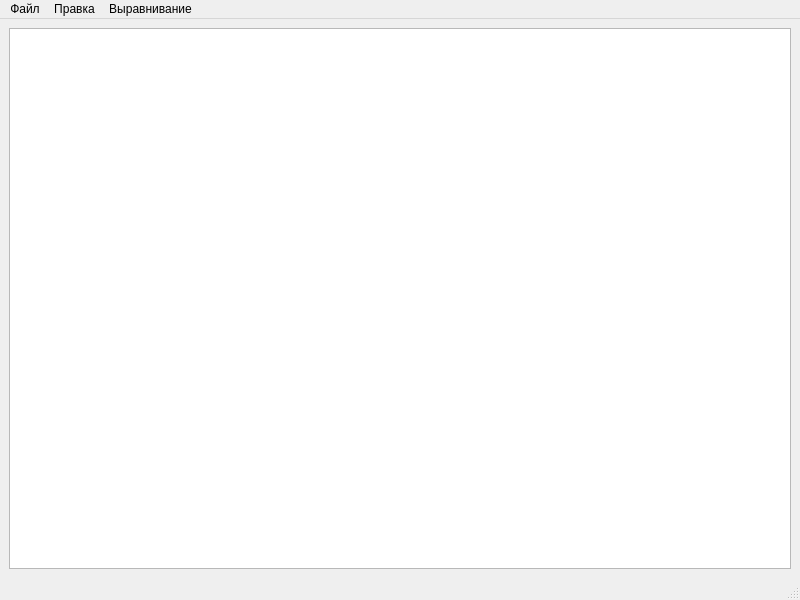
<?xml version="1.0" encoding="UTF-8"?>
<ui version="4.0">
 <class>MainWindow</class>
 <widget class="QMainWindow" name="MainWindow">
  <property name="geometry">
   <rect>
    <x>0</x>
    <y>0</y>
    <width>800</width>
    <height>600</height>
   </rect>
  </property>
  <property name="windowTitle">
   <string>MainWindow</string>
  </property>
  <widget class="QWidget" name="centralwidget">
   <layout class="QGridLayout" name="gridLayout">
    <item row="0" column="0">
     <widget class="QTextEdit" name="textEdit"/>
    </item>
   </layout>
  </widget>
  <widget class="QMenuBar" name="menubar">
   <property name="geometry">
    <rect>
     <x>0</x>
     <y>0</y>
     <width>800</width>
     <height>21</height>
    </rect>
   </property>
   <widget class="QMenu" name="menu">
    <property name="title">
     <string>Файл</string>
    </property>
    <addaction name="NewFile"/>
    <addaction name="OpenFile"/>
    <addaction name="SaveFile"/>
   </widget>
   <widget class="QMenu" name="menu_2">
    <property name="title">
     <string>Правка</string>
    </property>
    <addaction name="Cancle"/>
    <addaction name="Insert"/>
    <addaction name="Copy"/>
    <addaction name="Cut"/>
   </widget>
   <widget class="QMenu" name="menu_3">
    <property name="title">
     <string>Выравнивание</string>
    </property>
    <addaction name="CenterAl"/>
    <addaction name="LeftAl"/>
    <addaction name="RightAl"/>
    <addaction name="WidtAl"/>
   </widget>
   <addaction name="menu"/>
   <addaction name="menu_2"/>
   <addaction name="menu_3"/>
  </widget>
  <widget class="QStatusBar" name="statusbar"/>
  <action name="NewFile">
   <property name="text">
    <string>Новый</string>
   </property>
  </action>
  <action name="OpenFile">
   <property name="text">
    <string>Открыть</string>
   </property>
  </action>
  <action name="SaveFile">
   <property name="text">
    <string>Сохранить</string>
   </property>
  </action>
  <action name="Cancle">
   <property name="text">
    <string>Отменить действие</string>
   </property>
  </action>
  <action name="Insert">
   <property name="text">
    <string>Вставить</string>
   </property>
  </action>
  <action name="Copy">
   <property name="text">
    <string>Копировать</string>
   </property>
  </action>
  <action name="Cut">
   <property name="text">
    <string>Вырезать</string>
   </property>
  </action>
  <action name="CenterAl">
   <property name="text">
    <string>По центру</string>
   </property>
  </action>
  <action name="LeftAl">
   <property name="text">
    <string>По левому краю</string>
   </property>
  </action>
  <action name="RightAl">
   <property name="text">
    <string>По правому краю</string>
   </property>
  </action>
  <action name="WidtAl">
   <property name="text">
    <string>По ширине </string>
   </property>
  </action>
 </widget>
 <resources/>
 <connections/>
</ui>
